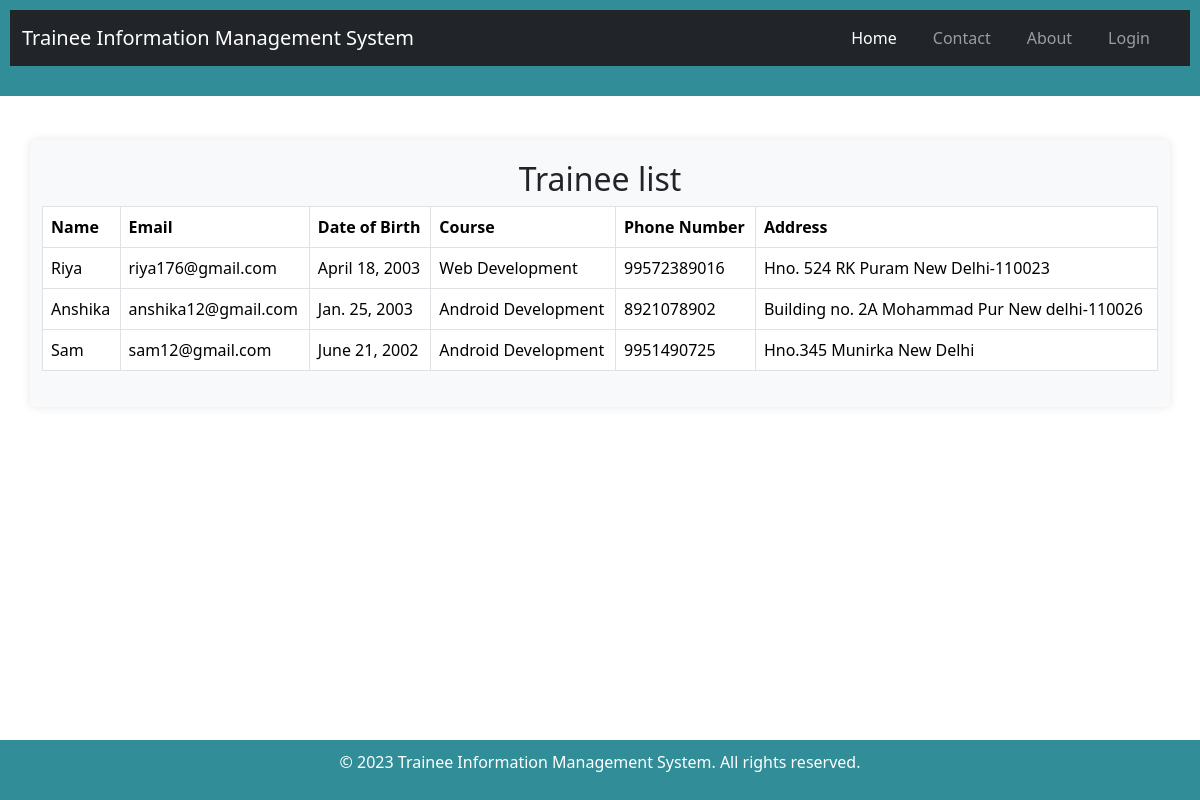
The page /trainee_mgt/trainee_list/ on the database its author committed.
### trainee_mgt/models.py (models this page shows, shortened)
class Trainee(models.Model):
    first_name = models.CharField(max_length=50)
    last_name = models.CharField(max_length=50)
    email = models.EmailField(unique=True)
    phone_number = models.CharField(max_length=15)
    date_of_birth = models.DateField()
    address = models.TextField()
    course = models.ForeignKey('Course', on_delete=models.CASCADE, null=True)

class Course(models.Model):
    title = models.CharField(max_length=100)
    description = models.TextField()
    trainer = models.ForeignKey(Trainer, on_delete=models.CASCADE)
    training_center = models.ForeignKey(TrainingCenter, on_delete=models.CASCADE)
    def __str__(self):
        return self.title

### trainee_mgt/views.py (the view)
# urls.py: path('trainee_list/', views.trainee_list, name='trainee_list'),
def trainee_list(request):
    trainees = Trainee.objects.all()
    return render(request, 'trainee/trainee_list.html', {'trainees': trainees})

### trainee_mgt/templates/trainee/trainee_list.html
{% extends 'trainee/base.html' %}
{% block content %}
<div class="container mt-4">
    <h2 style="text-align:center;">Trainee list</h2>
    <div class="table-responsive">
    <table class="table table-bordered">
        <thead>
            <tr>
                <th>Name</th>
                <th>Email</th>
                <th>Date of Birth</th>
                <th>Course</th>
                <th>Phone Number</th>
                <th>Address</th>
            </tr>
        </thead>
        <tbody>
            {% for trainee in trainees %}
            <tr>
                <td>{{ trainee.first_name }}</td>
                <td>{{ trainee.email }}</td>
                <td>{{ trainee.date_of_birth }}</td>
                <td>{{ trainee.course }}</td>
                <td>{{ trainee.phone_number }}</td>
                <td>{{ trainee.address }}</td>
            </tr>
            {% endfor %}
        </tbody>
    </table>
</div>
{% endblock %}

### trainee_mgt/templates/trainee/base.html (shortened to what this page needs)
{% load static %}
<!DOCTYPE html>
<html lang="en">
<head>
    <link rel="stylesheet" href="{% static 'css/styles.css' %}">
    <link href="https://cdn.jsdelivr.net/npm/bootstrap@5.3.1/dist/css/bootstrap.min.css"
     rel="stylesheet"
>
     <link rel="stylesheet" href="https://use.fontawesome.com/releases/v5.7.0/css/all.css">
</head>
<body>
    <header>
    <nav class="navbar navbar-expand-lg navbar-dark bg-dark">
        <div class="container-fluid">
            <a class="navbar-brand" href="{% url 'home' %}">Trainee Information Management System</a>
            <div class="collapse navbar-collapse" id="navbarSupportedContent">
                <ul class="navbar-nav custom-navbar-right">
                    <li class="nav-item">
                        <a class="nav-link active" aria-current="page" href="{% url 'home' %}">Home</a>
                    </li>
                    <li class="nav-item">
                        <a class="nav-link" href="{% url 'contact' %}">Contact</a>
                    </li>
                    <li class="nav-item">
                        <a class="nav-link" href="{% url 'about' %}">About</a>
                    </li>
                    <li class="nav-item">
                        <a class="nav-link" href="{% url 'admin_login' %}">Login</a>
                    </li>
                </ul>
            </div>
        </div>
    </nav>
    </header>
    <main>
        {% block content %}{% endblock %}
    </main>
    <footer>
        <p>&copy; {% now "Y" %} Trainee Information Management System. All rights reserved.</p>
    </footer>
</body>
</html>

### trainee_mgt/static/css/styles.css (style rules this page uses)
body, h1, h2, h3, p, ul, li { margin: 0; padding: 0; }
body { font-family: Arial, sans-serif; background-color: #f0f0f0; display: flex; flex-direction: column; min-height: 100vh; }
header { background-color: #318e98; color: #fff; padding: 10px; text-align: center; }
nav ul { list-style: none; }
nav ul li { display: inline; margin-right: 20px; }
nav ul li a { text-decoration: none; color: #333; font-weight: bold; }
main { padding: 20px; flex: 1; }
footer { background-color: #318e98; color: #fff; text-align: center; padding: 10px; }
.navbar { margin-bottom: 20px; }
.container { background-color: #f8f9fa; padding: 20px; border-radius: 5px; box-shadow: 0 0 10px rgba(0, 0, 0, 0.1); }

### trainee_mgt/templates/trainee/base.html (style rules this page uses)
.custom-navbar-right { margin-left: auto; }

### rows shown on the page
Trainee: first_name "Riya", email "riya176@gmail.com", date_of_birth "April 18, 2003", course "Web Development", phone_number "99572389016", address "Hno. 524 RK Puram New Delhi-110023"
Trainee: first_name "Anshika", email "anshika12@gmail.com", date_of_birth "Jan. 25, 2003", course "Android Development", phone_number "8921078902", address "Building no. 2A Mohammad Pur New delhi-110026"
Trainee: first_name "Sam", email "sam12@gmail.com", date_of_birth "June 21, 2002", course "Android Development", phone_number "9951490725", address "Hno.345 Munirka New Delhi"
